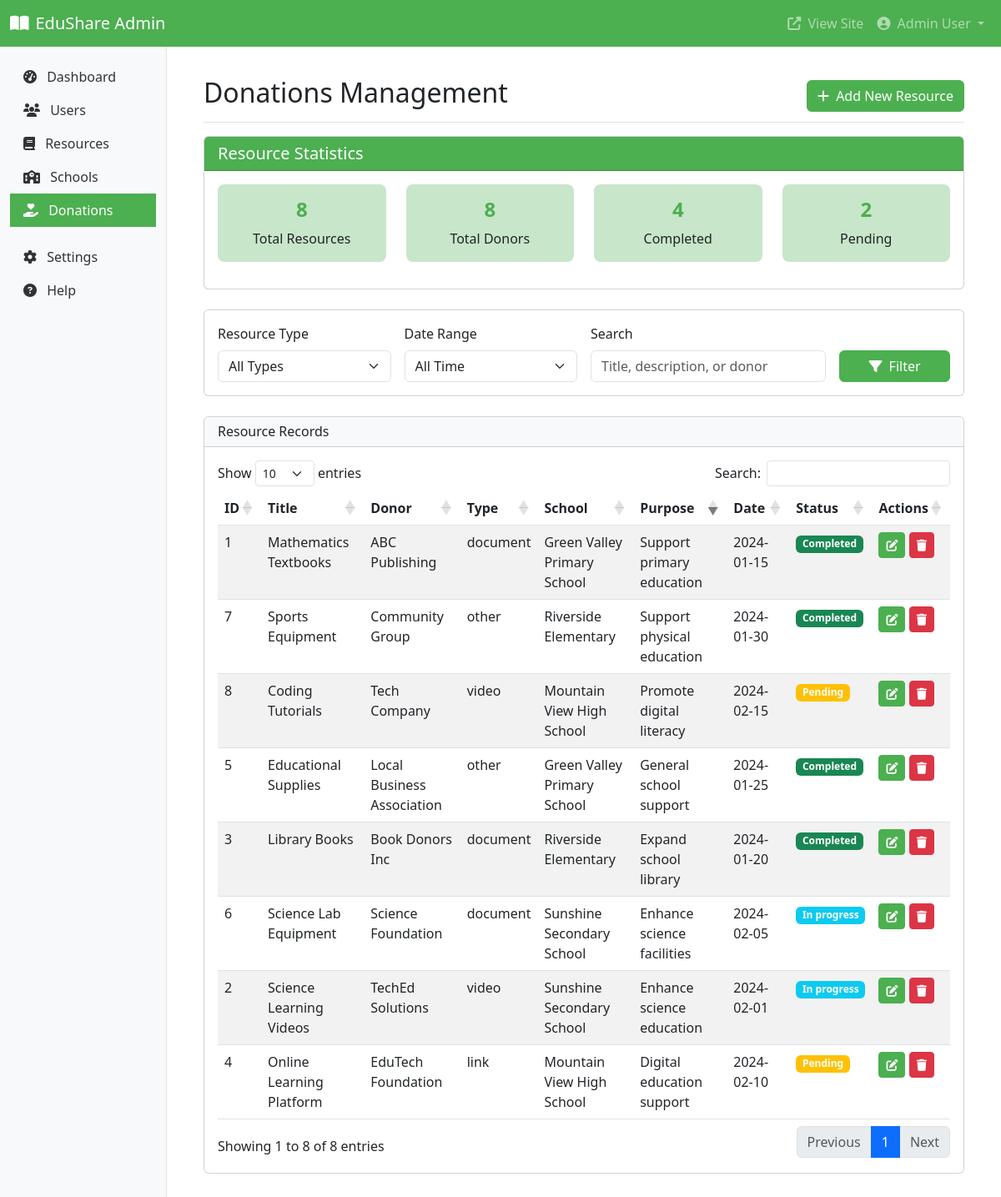
Screenshot of /admin/donations.php (signed in) with the database file from the repository.
### tables this page shows
CREATE TABLE IF NOT EXISTS donations (
    id INT AUTO_INCREMENT PRIMARY KEY,
    donor_name VARCHAR(100) NOT NULL,
    donor_email VARCHAR(100) NOT NULL,
    resource_type ENUM('document', 'video', 'link', 'other') NOT NULL,
    title VARCHAR(255) NOT NULL,
    description TEXT,
    file_path VARCHAR(255),
    external_link VARCHAR(255),
    school_id INT NOT NULL,
    donation_date DATE NOT NULL,
    purpose TEXT NOT NULL,
    status ENUM('pending', 'in_progress', 'completed', 'cancelled') DEFAULT 'pending',
    notes TEXT,
    created_at TIMESTAMP DEFAULT CURRENT_TIMESTAMP,
    FOREIGN KEY (school_id) REFERENCES schools(id)
);

CREATE TABLE IF NOT EXISTS `schools` (
  `id` int(11) NOT NULL AUTO_INCREMENT,
  `name` varchar(255) NOT NULL,
  `level` enum('elementary','middle','high','college') NOT NULL,
  `region` enum('north','south','east','west','central') NOT NULL,
  `address` text NOT NULL,
  `contact_person` varchar(255) NOT NULL,
  `email` varchar(255) NOT NULL,
  `phone` varchar(20) NOT NULL,
  `created_at` timestamp NOT NULL DEFAULT current_timestamp(),
  `updated_at` timestamp NOT NULL DEFAULT current_timestamp() ON UPDATE current_timestamp(),
  PRIMARY KEY (`id`),
  UNIQUE KEY `email` (`email`)
);

### admin/donations.php (the view, shortened to what the rows shown need)
<?php
require_once __DIR__ . '/db_functions.php';
$donations = getAllDonations();
?>
<!DOCTYPE html>
<html lang="en">
<head>
    <link href="https://cdn.jsdelivr.net/npm/bootstrap@5.3.0/dist/css/bootstrap.min.css" rel="stylesheet">
    <link href="https://cdn.datatables.net/1.13.4/css/dataTables.bootstrap5.min.css" rel="stylesheet">
    <link rel="stylesheet" href="https://cdnjs.cloudflare.com/ajax/libs/font-awesome/6.4.0/css/all.min.css">
</head>
<body>
    <div class="container-fluid">
        <div class="row">
            <main class="col-md-9 ms-sm-auto col-lg-10 px-md-4">
                <div class="content-wrapper">
                    <div class="d-flex justify-content-between flex-wrap flex-md-nowrap align-items-center pt-3 pb-2 mb-3 border-bottom">
                        <h1 class="h2">Donations Management</h1>
                    </div>
                    <div class="card mb-4">
                        <div class="card-body">
                            <div class="table-responsive">
                                <table id="donationsTable" class="table table-striped table-hover">
                                    <thead>
                                        <tr>
                                            <th>ID</th>
                                            <th>Title</th>
                                            <th>Donor</th>
                                            <th>Type</th>
                                            <th>School</th>
                                            <th>Purpose</th>
                                            <th>Date</th>
                                            <th>Status</th>
                                            <th>Actions</th>
                                        </tr>
                                    </thead>
                                    <tbody>
                                        <?php foreach ($donations as $donation): ?>
                                            <tr>
                                                <td><?php echo $donation['id']; ?></td>
                                                <td><?php echo htmlspecialchars($donation['title']); ?></td>
                                                <td><?php echo htmlspecialchars($donation['donor_name']); ?></td>
                                                <td><?php echo htmlspecialchars($donation['resource_type']); ?></td>
                                                <td><?php echo htmlspecialchars($donation['school_name']); ?></td>
                                                <td><?php echo htmlspecialchars($donation['purpose']); ?></td>
                                                <td><?php echo htmlspecialchars($donation['donation_date']); ?></td>
                                                <td>
                                                    <span class="badge bg-<?php
                                                        switch($donation['status']) {
                                                            case 'completed': echo 'success'; break;
                                                            case 'in_progress': echo 'info'; break;
                                                            default: echo 'warning';
                                                        }
                                                    ?>">
                                                        <?php echo ucfirst(str_replace('_', ' ', $donation['status'])); ?>
                                                    </span>
                                                </td>
                                                <td>
                                                    <button class="btn btn-sm btn-primary edit-donation"
                                                        data-id="<?php echo $donation['id']; ?>"
                                                        data-donor-name="<?php echo htmlspecialchars($donation['donor_name']); ?>"
                                                        data-donor-email="<?php echo htmlspecialchars($donation['donor_email']); ?>"
                                                        data-resource-type="<?php echo htmlspecialchars($donation['resource_type']); ?>"
                                                        data-title="<?php echo htmlspecialchars($donation['title']); ?>"
                                                        data-description="<?php echo htmlspecialchars($donation['description']); ?>"
                                                        data-file-path="<?php echo htmlspecialchars($donation['file_path']); ?>"
                                                        data-external-link="<?php echo htmlspecialchars($donation['external_link']); ?>"
                                                        data-school-id="<?php echo $donation['school_id']; ?>"
                                                        data-donation-date="<?php echo $donation['donation_date']; ?>"
                                                        data-purpose="<?php echo htmlspecialchars($donation['purpose']); ?>"
                                                        data-status="<?php echo $donation['status']; ?>"
                                                        data-notes="<?php echo htmlspecialchars($donation['notes']); ?>"
                                                        data-bs-toggle="tooltip" title="Edit">
                                                        <i class="fas fa-edit"></i>
                                                    </button>
                                                    <button class="btn btn-sm btn-danger delete-donation"
                                                        data-id="<?php echo $donation['id']; ?>"
                                                        data-title="<?php echo htmlspecialchars($donation['title']); ?>"
                                                        data-bs-toggle="tooltip" title="Delete">
                                                        <i class="fas fa-trash"></i>
                                                    </button>
                                                </td>
                                            </tr>
                                        <?php endforeach; ?>
                                    </tbody>
                                </table>
                            </div>
                        </div>
                    </div>
                </div>
            </main>
        </div>
    </div>
</body>
</html>

### rows the page displays
donations: id "8", title "Coding Tutorials", donor_name "Tech Company", resource_type "video", school.name "Mountain View High School", purpose "Promote digital literacy", donation_date "2024-02-15", status "Pending"
donations: id "4", title "Online Learning Platform", donor_name "EduTech Foundation", resource_type "link", school.name "Mountain View High School", purpose "Digital education support", donation_date "2024-02-10", status "Pending"
donations: id "6", title "Science Lab Equipment", donor_name "Science Foundation", resource_type "document", school.name "Sunshine Secondary School", purpose "Enhance science facilities", donation_date "2024-02-05", status "In progress"
donations: id "2", title "Science Learning Videos", donor_name "TechEd Solutions", resource_type "video", school.name "Sunshine Secondary School", purpose "Enhance science education", donation_date "2024-02-01", status "In progress"
donations: id "7", title "Sports Equipment", donor_name "Community Group", resource_type "other", school.name "Riverside Elementary", purpose "Support physical education", donation_date "2024-01-30", status "Completed"
donations: id "5", title "Educational Supplies", donor_name "Local Business Association", resource_type "other", school.name "Green Valley Primary School", purpose "General school support", donation_date "2024-01-25", status "Completed"
donations: id "3", title "Library Books", donor_name "Book Donors Inc", resource_type "document", school.name "Riverside Elementary", purpose "Expand school library", donation_date "2024-01-20", status "Completed"
donations: id "1", title "Mathematics Textbooks", donor_name "ABC Publishing", resource_type "document", school.name "Green Valley Primary School", purpose "Support primary education", donation_date "2024-01-15", status "Completed"

### other values shown
$_SESSION['name'] "Admin User"
count($donations) "8"
count(array_unique(array_column($donations, 'donor_email'))) "8"
